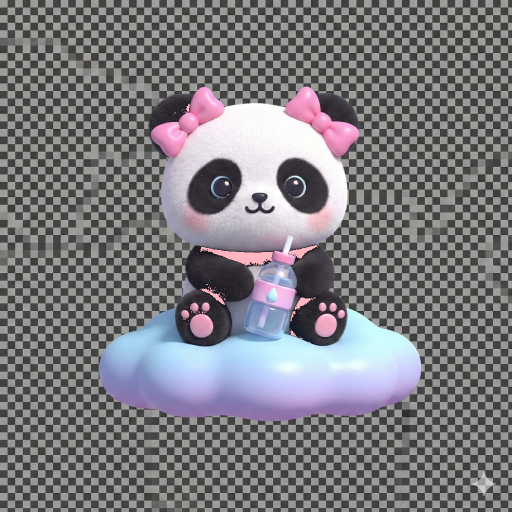
#> input picture Sources/Resources/panda.png, 1024 x 1024 px (shown at 1/2 size)
$ python add_background.py
#> lines starting #> are read from the running program, lines starting #| are printed output that depends on the picture
import os
import sys

try:
    from PIL import Image
except ImportError:
    print("PIL not found, please install Pillow")
    sys.exit(1)

def add_background(input_path, output_path, color):
#> called with input_path = 'Sources/Resources/panda.png', output_path = 'Sources/Resources/panda_pink.png', color = (255, 192, 203, 255)
    img = Image.open(input_path).convert("RGBA")
#> img is the input picture: PIL image 1024x1024 RGBA; mean R, G, B, A 124, 122.4, 127, 255
    background = Image.new("RGBA", img.size, color)
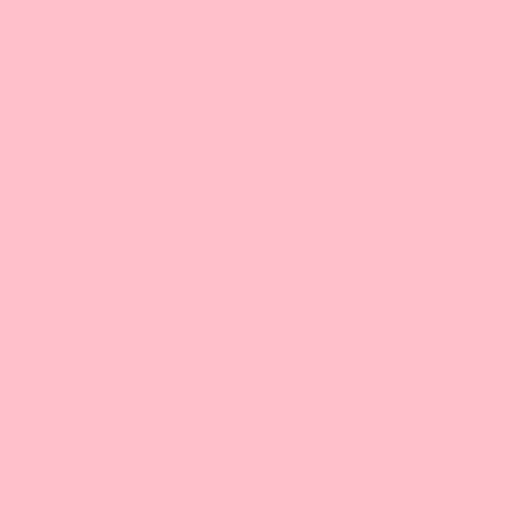
#> background: PIL image 1024x1024 RGBA (shown at 1/2 size); mean R, G, B, A 255, 192, 203, 255
    combined = Image.alpha_composite(background, img)
    combined.convert("RGB").save(output_path, "PNG")
    print(f"Saved to {output_path}")

# Pastel Pink: #FFD1DC -> (255, 209, 220)
# Or a slightly more vibrant cute pink: #FFB7C5 (Cherry Blossom)
# Let's go with a nice LightPink #FFB6C1 (255, 182, 193)
add_background("Sources/Resources/panda.png", "Sources/Resources/panda_pink.png", (255, 192, 203, 255))
